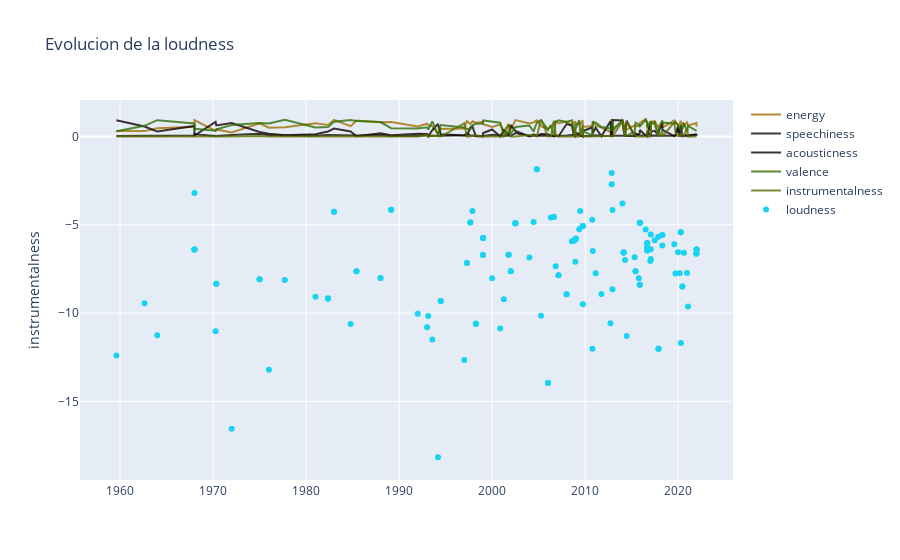

Notebook code for this chart:
### Code cell
# import graph objects as "go"
import plotly.graph_objs as go

trace10 = go.Scatter(x=df["release_date"], y=df["loudness"], name="loudness", mode="markers")
# Creating trace1

data = [trace1,trace3,trace4,trace6,trace7, trace10]

layout = dict(title = 'Evolucion de la loudness',
             xaxis= dict(title= '',ticklen=.05, ticks="outside", tickson="boundaries"), 
           )

fig = go.Figure(data = data, layout=layout)

fig.update_yaxes(title_text="instrumentalness")

fig.show()

### Figure 1 — Plotly figure (JSON) as saved in the notebook; plotly's stock layout.template omitted (floating-point values rounded to 4 significant figures; data arrays with more than 128 entries replaced by an {"elided": "..."} marker saying what was removed)
{"data": [{"marker": {"color": "rgba(160, 112, 2, 0.8)"}, "mode": "lines", "name": "energy", "text": {"elided": "150 float values"}, "type": "scatter", "x": {"elided": "150 str values"}, "y": {"elided": "150 float values"}}, {"marker": {"color": "rgba(16, 12, 2, 0.8)"}, "mode": "lines", "name": "speechiness", "text": {"elided": "150 float values"}, "type": "scatter", "x": {"elided": "150 str values"}, "y": {"elided": "150 float values"}}, {"marker": {"color": "rgba(16, 2, 2, 0.8)"}, "mode": "lines", "name": "acousticness", "text": {"elided": "150 float values"}, "type": "scatter", "x": {"elided": "150 str values"}, "y": {"elided": "150 float values"}}, {"marker": {"color": "rgba(46, 112, 2, 0.8)"}, "mode": "lines", "name": "valence", "text": {"elided": "150 str values"}, "type": "scatter", "x": {"elided": "150 str values"}, "y": {"elided": "150 float values"}}, {"marker": {"color": "rgba(96, 112, 2, 0.8)"}, "mode": "lines", "name": "instrumentalness", "text": {"elided": "150 str values"}, "type": "scatter", "x": {"elided": "150 str values"}, "y": {"elided": "150 float values"}}, {"mode": "markers", "name": "loudness", "type": "scatter", "x": {"elided": "150 str values"}, "y": {"elided": "150 float values"}}], "layout": {"title": {"text": "Evolucion de la loudness"}, "xaxis": {"ticklen": 0.05, "ticks": "outside", "tickson": "boundaries", "title": {"text": ""}}, "yaxis": {"title": {"text": "instrumentalness"}}}}
